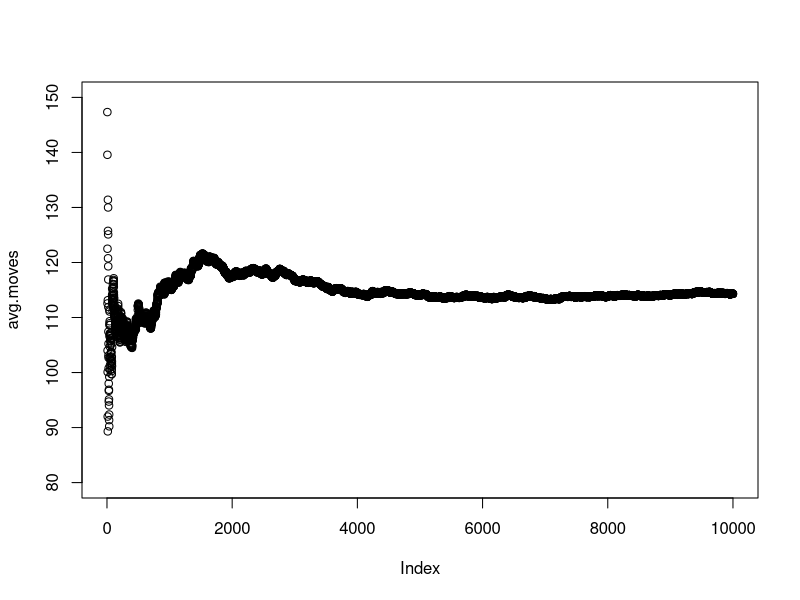

Here is the R script that generated this plot:

INIT_POS <- matrix(c(1, 0), nrow=2)
MOVES <- matrix(c(-1, +2, +1, +2, -2, +1, +2, +1, 
		  -1, -2, +1, -2, -2, -1, +2, -1), 
		nrow=8, ncol=2, byrow=TRUE)
COUNTER <- 0
BOARD_DIM <- c(8,8)
NUM_TRIALS <- 10000


make_move <- function(pos) {
    # Given a predefined set of moves, takes a position matrix and makes a
    # random legal valid move
    #
    # Args:
    #  pos: (matrix) the current position
    #
    # Returns:
    #  (matrix) the new poisition
    #
    possible_moves <- apply(MOVES, 1, function(x) (x + pos))

    # validate the moves to ensure they are a legal move
    valid_moves <- possible_moves[ ,
	    (possible_moves[1,] > -1 & possible_moves[1,] < BOARD_DIM[1]) &
	    (possible_moves[2,] > -1 & possible_moves[2,] < BOARD_DIM[2])]

    # select a single validated move
    random_move <- sample(1:ncol(valid_moves), 1)

    # set the current position to the randomly selected move

    return(valid_moves[ , random_move, drop=FALSE])
}

num.moves <- c()
avg.moves <- c()

for(i in 1:NUM_TRIALS) {
    current_pos <- make_move(INIT_POS)
    COUNTER <- COUNTER + 1
    while(! (current_pos[1,1] == INIT_POS[1,1] && 
	    current_pos[2,1] == INIT_POS[2,1])) 
    { 
	COUNTER <- COUNTER + 1
	current_pos <- make_move(current_pos)
    }
    COUNTER <- COUNTER + 1
    num.moves <- append(num.moves, COUNTER)
    avg.moves <- append(avg.moves, sum(num.moves)/i)
    COUNTER <- 0 
}

mean(num.moves)
plot(avg.moves, ylim=c(80,150))
